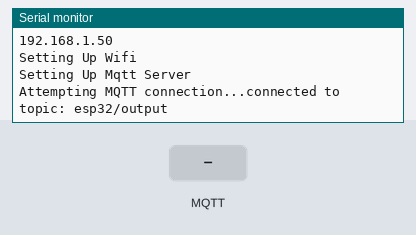
Recording of a sketch running on a simulated ESP32. Shown: the last lines printed to the serial monitor. The test bench sets the inputs (shaded band). WiFi joins after 1.5 s; servers stay silent unless stated; no MQTT or app messages arrive unless stated.

Above: at 2.7 s.
2.8 s: MQTT message "on" arrives on the first subscribed topic
At 4.0 s:
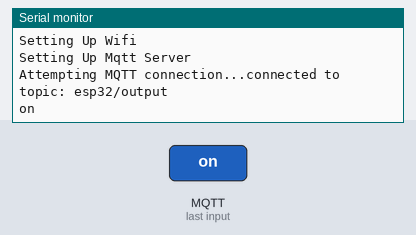
4.3 s: MQTT message "off" arrives on the first subscribed topic
At 5.2 s:
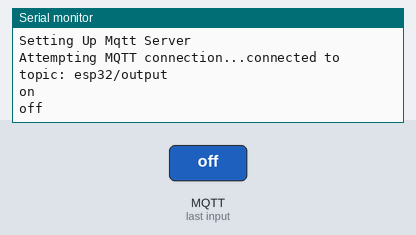

The sketch:

mqtt_serial.ino
```cpp
/*
  Print Mqtt messages to serial
 */

#include <WiFi.h>
#include <PubSubClient.h>
#include <Arduino.h>

// WIFI code
const char* ssid = "cchs";
const char* password = "";
const char* mqtt_topic = "esp32/output";

const char* mqtt_server = "192.168.0.220";

WiFiClient espClient;
PubSubClient client(espClient);

void setup_wifi() {
  delay(10);
  //We start by connecting to a WiFi network
  Serial.println();
  Serial.print("Connecting to ");
  Serial.println(ssid);

  WiFi.begin(ssid, password);

  while (WiFi.status() != WL_CONNECTED) {
    delay(500);
    Serial.print(".");
  }

  Serial.println("");
  Serial.println("WiFi connected");
  Serial.println("IP address: ");
  Serial.println(WiFi.localIP());
}

void callback(char* topic, byte* message, unsigned int length) {
  if (String(topic) == mqtt_topic) {
    for (int i = 0; i < length; i++) {
      Serial.print((char)message[i]);
    }
    Serial.println();
  }
}

void reconnect() {
  // Loop until we're reconnected
  while (!client.connected()) {
    Serial.print("Attempting MQTT connection...");
    // Attempt to connect
    if (client.connect("arduinoClient")) {
      Serial.print("connected to topic: ");
      Serial.println(mqtt_topic);
      // Subscribe
      client.subscribe(mqtt_topic);
    } else {
      Serial.print("failed, rc=");
      Serial.print(client.state());
      Serial.println(" try again in 5 seconds");
      // Wait 5 seconds before retrying
      delay(5000);
    }
  }
}

void setup() {

  Serial.begin(9600);

  setup_wifi();
  Serial.println("Setting Up Wifi");

  client.setServer(mqtt_server, 1883);
  Serial.println("Setting Up Mqtt Server");

  client.setCallback(callback);
}

// the loop routine runs over and over again forever:
void loop() {

  if (!client.connected()) {
    reconnect();
  }
  client.loop();


}
```

Measured:
- after the input at 2.8 s, the serial monitor: prints a new line at once (image 1)
- after the input at 4.3 s, the serial monitor: prints a new line at once (image 2)
